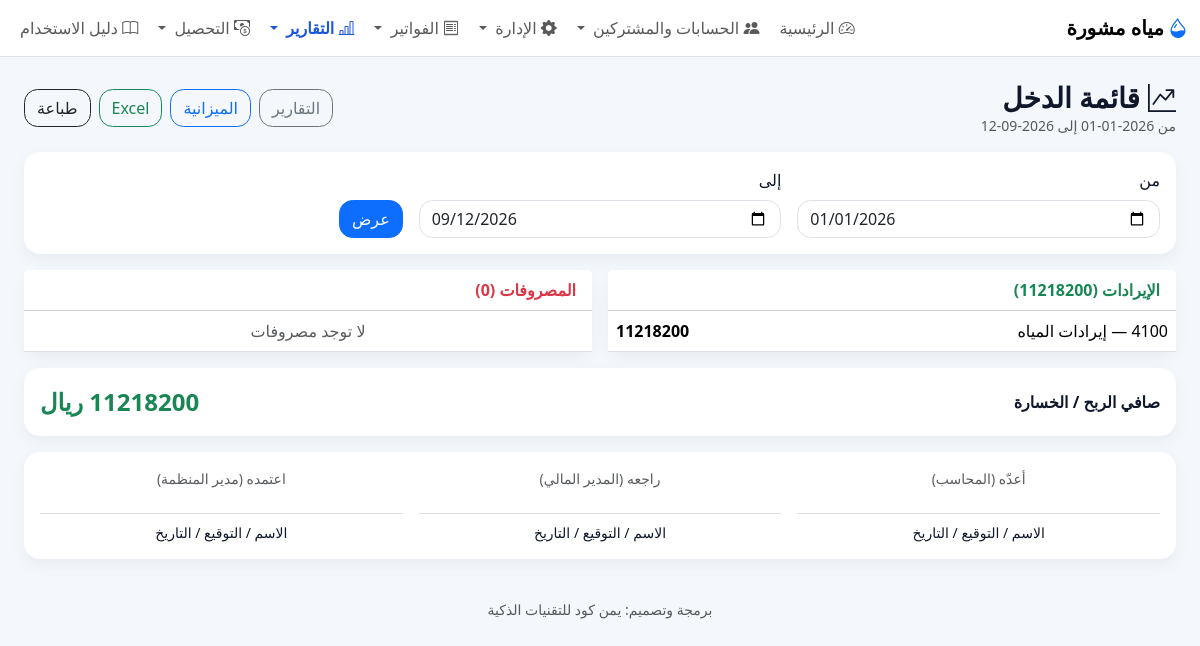
The app's page /accounting/income-statement (signed in) with its own data.
### models.py (models this page shows)
class Base(DeclarativeBase):
    pass

class Settings(Base):
    __tablename__ = "settings"
    key: Mapped[str] = mapped_column(String, primary_key=True)
    value: Mapped[Optional[str]] = mapped_column(String, nullable=True)

class AccountNode(Base):
    __tablename__ = "account_nodes"
    id: Mapped[int] = mapped_column(Integer, primary_key=True)
    code: Mapped[str] = mapped_column(String, unique=True, nullable=False)
    name: Mapped[str] = mapped_column(String, nullable=False)
    node_type: Mapped[str] = mapped_column(String, nullable=False, default="account")
    parent_id: Mapped[Optional[int]] = mapped_column(ForeignKey("account_nodes.id"), nullable=True)
    is_postable: Mapped[int] = mapped_column(Integer, nullable=False, default=1)
    active: Mapped[int] = mapped_column(Integer, nullable=False, default=1)
    created_at: Mapped[str] = mapped_column(String, nullable=False, default=lambda: datetime.now().isoformat())
    updated_at: Mapped[Optional[str]] = mapped_column(String, nullable=True)
    parent: Mapped[Optional["AccountNode"]] = relationship(remote_side=[id], backref="children")

### app.py (the view)
    @app.route("/accounting/income-statement")
    @login_required
    @role_required(["admin", "technician", "accountant", "manager"])
    def accounting_income_statement():
        db = get_db()
        start = request.args.get("start", date(date.today().year, 1, 1).isoformat())
        end = request.args.get("end", date.today().isoformat())
        income = get_income_statement(db, start=start, end=end)
        return render_template(
            "income_statement.html",
            start=start, end=end, income=income,
            currency=get_setting("currency_name", DEFAULT_SETTINGS["currency_name"]),
        )

### app.py (called while the page is built)
def login_required(f):
    @wraps(f)
    def decorated_function(*args, **kwargs):
        if session.get("user_id") is None:
            flash("يرجى تسجيل الدخول أولاً.", "warning")
            return redirect(url_for("login"))
        return f(*args, **kwargs)
    return decorated_function

def role_required(allowed_roles):
    def decorator(f):
        @wraps(f)
        def wrapper(*args, **kwargs):
            if not session.get("user_id"):
                return redirect(url_for("login"))
            user_role = g.user["role"] if g.user else None
            if not user_role or user_role.lower() not in [r.lower() for r in allowed_roles]:
                flash("ليس لديك الصلاحية للوصول إلى هذه الصفحة أو تنفيذ هذه العملية.", "danger")
                return redirect(url_for("index"))
            return f(*args, **kwargs)
        return wrapper
    return decorator

### database.py (called while the page is built, shortened)
def get_db():
    if "db" not in g:
        INSTANCE_DIR.mkdir(exist_ok=True)
        g.db = SQLAlchemyDBProxy(SessionLocal())
        try:
            g.db.execute("PRAGMA foreign_keys = ON")
        except Exception:
            pass
    return g.db

@contextmanager
def orm_session_scope():
    session = SessionLocal()
    try:
        yield session
        session.commit()
    except Exception:
        session.rollback()
        raise
    finally:
        session.close()

def get_setting(key, default=""):
    with orm_session_scope() as session:
        row = session.get(Settings, key)
        return row.value if row and row.value is not None else default

def _classify_account(code, node_type):
    code = str(code or "")
    nt = str(node_type or "").lower()
    if code.startswith("1") or nt in ("cash", "receivable", "employee"):
        return "assets"
    if code.startswith("2") or nt == "payable":
        return "liabilities"
    if code.startswith("3"):
        return "equity"
    if code.startswith("4") or nt == "income":
        return "revenue"
    if code.startswith("5") or nt == "expense":
        return "expense"
    return "other"

    def __getitem__(self, key):
        if isinstance(key, int):
            return self._values[key]
        return self._mapping[key]

    def __len__(self):
        return len(self._values)

    def fetchone(self):
        if self._index >= len(self._rows):
            return None
        row = self._rows[self._index]
        self._index += 1
        return row

    def _connection(self):
        return self.session.connection()

### templates/income_statement.html (shortened to what this page needs)
{% extends "base.html" %}
{% block content %}
<div class="container-fluid">
  <div class="d-flex justify-content-between align-items-center flex-wrap gap-2 mb-3">
    <div>
      <h3 class="fw-bold mb-0"><i class="bi bi-graph-up-arrow me-2"></i>قائمة الدخل</h3>
      <div class="text-muted small">من {{ start }} إلى {{ end }}</div>
    </div>
    <div class="d-flex gap-2">
      <a class="btn btn-outline-secondary" href="{{ url_for('accounting_reports') }}">التقارير</a>
      <a class="btn btn-outline-primary" href="{{ url_for('accounting_balance_sheet') }}">الميزانية</a>
      <a class="btn btn-outline-success" href="{{ url_for('accounting_income_statement_xlsx', start=start, end=end) }}">Excel</a>
      <button class="btn btn-outline-dark" onclick="window.print()">طباعة</button>
    </div>
  </div>
  <form method="get" class="card mb-3"><div class="card-body"><div class="row g-3">
    <div class="col-md-4"><label class="form-label">من</label><input type="date" name="start" value="{{ start }}" class="form-control"></div>
    <div class="col-md-4"><label class="form-label">إلى</label><input type="date" name="end" value="{{ end }}" class="form-control"></div>
    <div class="col-md-4 d-flex align-items-end"><button class="btn btn-primary">عرض</button></div>
  </div></div></form>
  <div class="row g-3">
    <div class="col-md-6"><div class="card h-100"><div class="card-header bg-white"><strong class="text-success">الإيرادات ({{ "%.0f"|format(income.revenue_total or 0) }})</strong></div>
      <table class="table mb-0"><tbody>
      {% for r in income.revenues %}
      <tr><td>{{ r.code }} — {{ r.name }}</td><td class="text-end fw-bold">{{ "%.0f"|format(r.amount or 0) }}</td></tr>
      {% else %}<tr><td class="text-muted text-center">لا توجد إيرادات</td></tr>{% endfor %}
      </tbody></table></div></div>
    <div class="col-md-6"><div class="card h-100"><div class="card-header bg-white"><strong class="text-danger">المصروفات ({{ "%.0f"|format(income.expense_total or 0) }})</strong></div>
      <table class="table mb-0"><tbody>
      {% for r in income.expenses %}
      <tr><td>{{ r.code }} — {{ r.name }}</td><td class="text-end fw-bold">{{ "%.0f"|format(r.amount or 0) }}</td></tr>
      {% else %}<tr><td class="text-muted text-center">لا توجد مصروفات</td></tr>{% endfor %}
      </tbody></table></div></div>
  </div>
  <div class="card mt-3"><div class="card-body d-flex justify-content-between align-items-center">
    <strong>صافي الربح / الخسارة</strong>
    <strong class="{% if (income.net_income or 0) >= 0 %}text-success{% else %}text-danger{% endif %} fs-4">{{ "%.0f"|format(income.net_income or 0) }} {{ currency }}</strong>
  </div></div>
  {% include "_report_sign.html" %}
</div>
{% endblock %}

### templates/base.html (shortened to what this page needs)
<!doctype html>
<html lang="ar" dir="rtl" class="notranslate" translate="no" data-theme="{{ setting('ui_theme', 'light') }}">
<head>
  <link href="https://cdn.jsdelivr.net/npm/bootstrap@5.3.3/dist/css/bootstrap.rtl.min.css" rel="stylesheet">
  <link href="https://cdn.jsdelivr.net/npm/bootstrap-icons@1.11.3/font/bootstrap-icons.min.css" rel="stylesheet">
  <link rel="stylesheet" href="{{ url_for('static', filename='css/style.css') }}">
</head>
<body>
  <nav class="navbar navbar-expand-lg bg-white border-bottom sticky-top">
    <div class="container-fluid">
      <a class="navbar-brand" href="{{ url_for('index') }}">
        <i class="bi bi-droplet-half text-primary me-1"></i>{{ setting('project_name', app_name) }}
      </a>
      <div class="collapse navbar-collapse" id="nav">
        <ul class="navbar-nav ms-auto gap-1">
          {% if current_user %}
          <li class="nav-item"><a class="nav-link {% if request.endpoint=='index' %}active{% endif %}" href="{{ url_for('index') }}"><i class="bi bi-speedometer2"></i> الرئيسية</a></li>
          <li class="nav-item dropdown">
              <a class="nav-link dropdown-toggle "
                href="#"
                data-bs-toggle="dropdown">
                  <i class="bi bi-people-fill"></i> الحسابات والمشتركين
              </a>
          </li>
        {% if current_user %}
<li class="nav-item dropdown">
    <a class="nav-link dropdown-toggle {% if request.endpoint in ['employee_portal','staff_monitor','import_data','settings'] %}active{% endif %}"
       href="#"
       data-bs-toggle="dropdown">
        <i class="bi bi-gear-fill"></i> الإدارة
    </a>
</li>
{% endif %}
         <li class="nav-item dropdown">
            <a class="nav-link dropdown-toggle " href="#" data-bs-toggle="dropdown">
              <i class="bi bi-receipt"></i> الفواتير
            </a>
          </li>
          <li class="nav-item dropdown">
          <a class="nav-link dropdown-toggle {% if request.endpoint in ['customer_statement','reports','accounting_reports','accounting_ledger','accounting_trial_balance','accounting_income_statement','accounting_balance_sheet','accounting_cash_flow','accounting_equity_statement','accounting_adjustment','accounting_fiscal_years','accounting_counts','accounting_reconciliation','accounting_bank','accounting_dashboard','accounting_subscriber_ledger','accounting_templates','accounting_cost_centers','arrears_report','collector_daily_report'] %}active{% endif %}" href="#" data-bs-toggle="dropdown">
          <i class="bi bi-bar-chart-line"></i> التقارير
          </a>
          </li>
            <li class="nav-item dropdown">
            <a class="nav-link dropdown-toggle {% if request.endpoint in ['arrears_report','collector_daily_report','collection_trip'] %}active{% endif %}"
               href="#" data-bs-toggle="dropdown">
              <i class="bi bi-cash-coin"></i> التحصيل
            </a>
          </li>
          <li class="nav-item">
            <a class="nav-link {% if request.endpoint=='user_manual' %}active{% endif %}"
               href="{{ url_for('user_manual') }}">
              <i class="bi bi-book"></i> دليل الاستخدام
            </a>
          </li>
         {% endif %}
        </ul>
      </div>
    </div>
  </nav>
  <main class="container-fluid py-3 py-lg-4">
    {% block content %}{% endblock %}
  </main>
  <footer class="container-fluid py-3 text-center small text-muted">
    برمجة وتصميم: يمن كود للتقنيات الذكية
  </footer>
</body>
</html>

### static/css/style.css (style rules this page uses)
body { background: #f6f8fb; font-family: system-ui, -apple-system, "Segoe UI", Tahoma, Arial, sans-serif; }
.card { border: 0; border-radius: 1rem; box-shadow: 0 0.35rem 1rem rgba(0,0,0,.05); }
.form-control, .form-select, .btn { border-radius: .85rem; }

### templates/base.html (style rules this page uses)
:root { --app-bg: #f4f7fb; --app-surface: #ffffff; --app-surface-2: #f8fafc; --app-text: #0f172a; --app-muted: #64748b; --app-border: #dbe4f0; --app-primary: #1a56db; --app-primary-contrast: #ffffff; }
.navbar-brand { font-weight: 800; }
.nav-link.active { font-weight: 700; color: var(--app-primary) !important; }
body { background: var(--app-bg); color: var(--app-text); }
.card, .dropdown-menu, .modal-content { background-color: var(--app-surface); color: var(--app-text); border-color: var(--app-border); }

### records on screen
Settings: value "مياه مشورة"
AccountNode: code "4100", name "إيرادات المياه", amount "11218200"
Settings: value "ريال"

### other values on screen
{{ start }} "2026-01-01"
{{ end }} "2026-09-12"
{{ "%.0f"|format(income.revenue_total or 0) }} "11218200"
{{ "%.0f"|format(income.expense_total or 0) }} "0"
